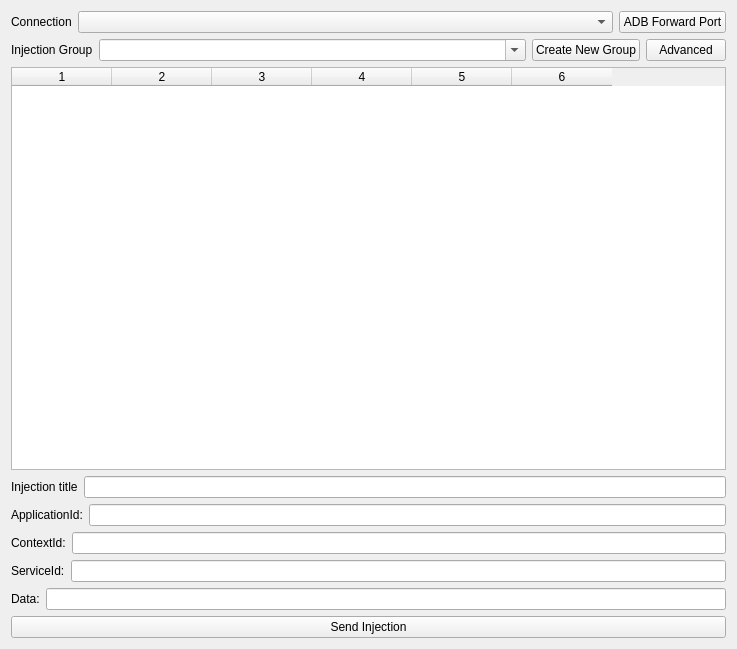
<?xml version="1.0" encoding="UTF-8"?>
<ui version="4.0">
     <class>Injections::Form</class>
     <widget class="QWidget" name="Injections::Form">
          <property name="geometry">
               <rect>
                    <x>0</x>
                    <y>0</y>
                    <width>737</width>
                    <height>649</height>
               </rect>
          </property>
          <property name="focusPolicy">
               <enum>Qt::StrongFocus</enum>
          </property>
          <property name="windowTitle">
               <string>Form</string>
          </property>
          <layout class="QVBoxLayout" name="verticalLayout_2">
               <item>
                    <layout class="QHBoxLayout" name="horizontalLayout">
                         <item>
                              <widget class="QLabel" name="label_5">
                                   <property name="text">
                                        <string>Connection</string>
                                   </property>
                              </widget>
                         </item>
                         <item>
                              <widget class="QComboBox" name="comboBoxConnections">
                                   <property name="sizePolicy">
                                        <sizepolicy hsizetype="Expanding" vsizetype="Fixed">
                                             <horstretch>0</horstretch>
                                             <verstretch>0</verstretch>
                                        </sizepolicy>
                                   </property>
                              </widget>
                         </item>
                         <item>
                              <widget class="QPushButton" name="btnForwardPort">
                                   <property name="text">
                                        <string>ADB Forward Port</string>
                                   </property>
                              </widget>
                         </item>
                    </layout>
               </item>
               <item>
                    <layout class="QHBoxLayout" name="horizontalLayout_3">
                         <item>
                              <widget class="QLabel" name="label_7">
                                   <property name="text">
                                        <string>Injection Group</string>
                                   </property>
                              </widget>
                         </item>
                         <item>
                              <widget class="QComboBox" name="cmbInjGroup">
                                   <property name="sizePolicy">
                                        <sizepolicy hsizetype="Expanding" vsizetype="Fixed">
                                             <horstretch>0</horstretch>
                                             <verstretch>0</verstretch>
                                        </sizepolicy>
                                   </property>
                                   <property name="editable">
                                        <bool>true</bool>
                                   </property>
                              </widget>
                         </item>
                         <item>
                              <widget class="QPushButton" name="btnCreateNewGroup">
                                   <property name="text">
                                        <string>Create New Group</string>
                                   </property>
                              </widget>
                         </item>
                         <item>
                              <widget class="QPushButton" name="btnAdvancedOptions">
                                   <property name="text">
                                        <string>Advanced</string>
                                   </property>
                              </widget>
                         </item>
                    </layout>
               </item>
               <item>
                    <widget class="QTableWidget" name="tblInjections">
                         <property name="sizeAdjustPolicy">
                              <enum>QAbstractScrollArea::AdjustToContentsOnFirstShow</enum>
                         </property>
                         <property name="editTriggers">
                              <set>QAbstractItemView::DoubleClicked|QAbstractItemView::EditKeyPressed</set>
                         </property>
                         <property name="tabKeyNavigation">
                              <bool>false</bool>
                         </property>
                         <property name="showDropIndicator" stdset="0">
                              <bool>true</bool>
                         </property>
                         <property name="alternatingRowColors">
                              <bool>true</bool>
                         </property>
                         <property name="selectionMode">
                              <enum>QAbstractItemView::SingleSelection</enum>
                         </property>
                         <property name="selectionBehavior">
                              <enum>QAbstractItemView::SelectRows</enum>
                         </property>
                         <property name="showGrid">
                              <bool>true</bool>
                         </property>
                         <property name="sortingEnabled">
                              <bool>true</bool>
                         </property>
                         <property name="cornerButtonEnabled">
                              <bool>false</bool>
                         </property>
                         <property name="rowCount">
                              <number>0</number>
                         </property>
                         <property name="columnCount">
                              <number>6</number>
                         </property>
                         <attribute name="verticalHeaderVisible">
                              <bool>false</bool>
                         </attribute>
                         <column/>
                         <column/>
                         <column/>
                         <column/>
                         <column/>
                         <column/>
                    </widget>
               </item>
               <item>
                    <layout class="QVBoxLayout" name="verticalLayout">
                         <item>
                              <layout class="QHBoxLayout" name="horizontalLayout_4">
                                   <item>
                                        <widget class="QLabel" name="label_6">
                                             <property name="text">
                                                  <string>Injection title</string>
                                             </property>
                                        </widget>
                                   </item>
                                   <item>
                                        <widget class="QLineEdit" name="lineEditInjectionTitle">
                                             <property name="text">
                                                  <string/>
                                             </property>
                                        </widget>
                                   </item>
                              </layout>
                         </item>
                         <item>
                              <layout class="QHBoxLayout" name="horizontalLayout_5">
                                   <item>
                                        <widget class="QLabel" name="label">
                                             <property name="text">
                                                  <string>ApplicationId:</string>
                                             </property>
                                        </widget>
                                   </item>
                                   <item>
                                        <widget class="QLineEdit" name="lineEditApplicationId">
                                             <property name="text">
                                                  <string/>
                                             </property>
                                        </widget>
                                   </item>
                              </layout>
                         </item>
                         <item>
                              <layout class="QHBoxLayout" name="horizontalLayout_6">
                                   <item>
                                        <widget class="QLabel" name="label_2">
                                             <property name="text">
                                                  <string>ContextId:</string>
                                             </property>
                                        </widget>
                                   </item>
                                   <item>
                                        <widget class="QLineEdit" name="lineEditContextId">
                                             <property name="text">
                                                  <string/>
                                             </property>
                                        </widget>
                                   </item>
                              </layout>
                         </item>
                         <item>
                              <layout class="QHBoxLayout" name="horizontalLayout_7">
                                   <item>
                                        <widget class="QLabel" name="label_3">
                                             <property name="text">
                                                  <string>ServiceId:</string>
                                             </property>
                                        </widget>
                                   </item>
                                   <item>
                                        <widget class="QLineEdit" name="lineEditServiceId">
                                             <property name="text">
                                                  <string/>
                                             </property>
                                        </widget>
                                   </item>
                              </layout>
                         </item>
                         <item>
                              <layout class="QHBoxLayout" name="horizontalLayout_8">
                                   <item>
                                        <widget class="QLabel" name="label_4">
                                             <property name="text">
                                                  <string>Data:</string>
                                             </property>
                                        </widget>
                                   </item>
                                   <item>
                                        <widget class="QLineEdit" name="lineEditData">
                                             <property name="text">
                                                  <string/>
                                             </property>
                                        </widget>
                                   </item>
                              </layout>
                         </item>
                         <item>
                              <layout class="QHBoxLayout" name="horizontalLayout_2">
                                   <item>
                                        <widget class="QPushButton" name="btnSendInjection">
                                             <property name="text">
                                                  <string>Send Injection</string>
                                             </property>
                                        </widget>
                                   </item>
                              </layout>
                         </item>
                    </layout>
               </item>
          </layout>
     </widget>
     <tabstops>
          <tabstop>lineEditInjectionTitle</tabstop>
          <tabstop>lineEditApplicationId</tabstop>
          <tabstop>lineEditContextId</tabstop>
          <tabstop>lineEditServiceId</tabstop>
          <tabstop>lineEditData</tabstop>
          <tabstop>btnSendInjection</tabstop>
          <tabstop>tblInjections</tabstop>
          <tabstop>comboBoxConnections</tabstop>
          <tabstop>btnForwardPort</tabstop>
     </tabstops>
     <resources/>
     <connections/>
</ui>
